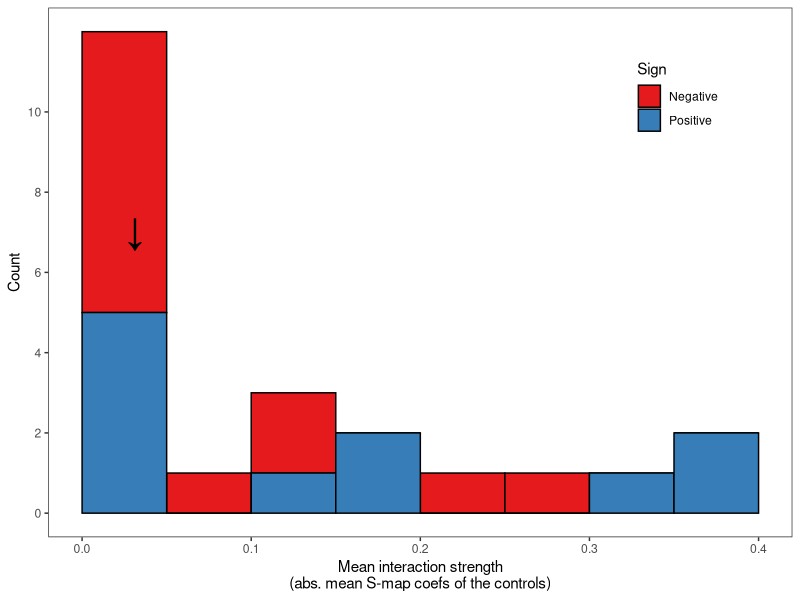
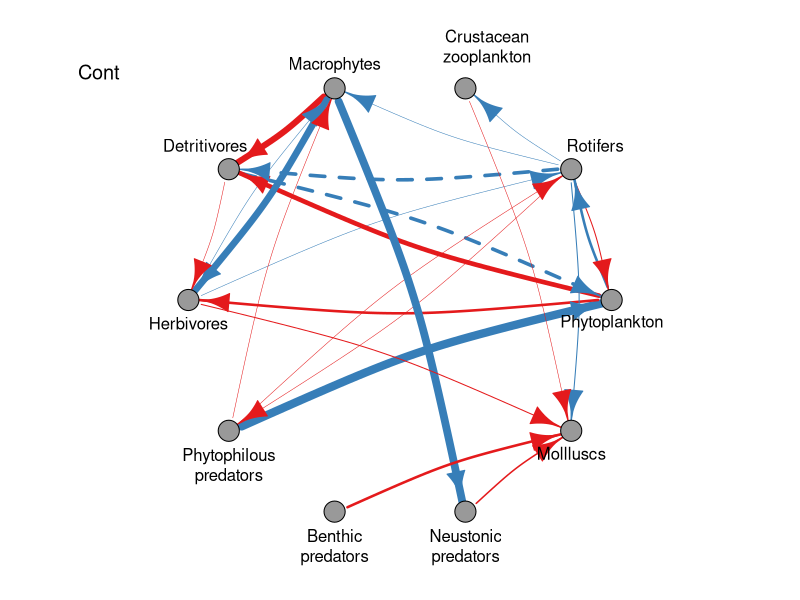
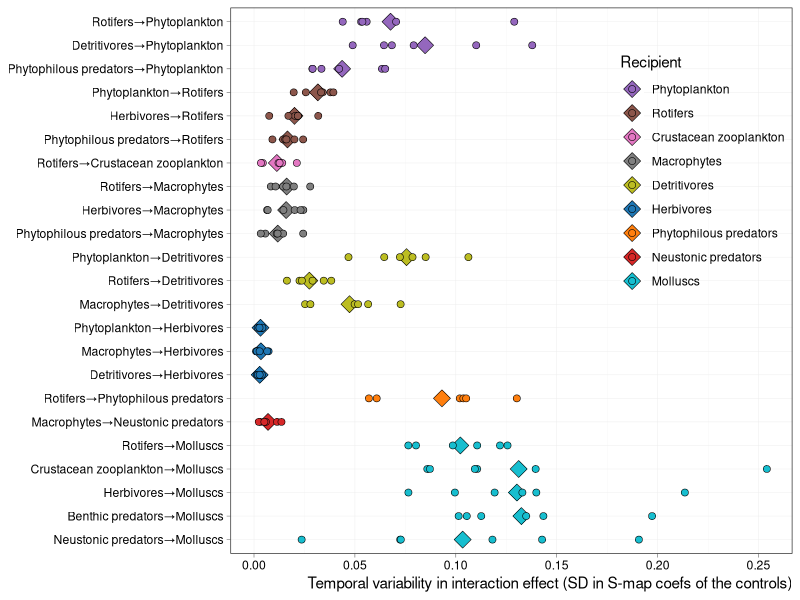

Recreate these plots in R, in order. (Note: this script raises an error after producing the figures.)
## ---- chunk 1
knitr::opts_chunk$set(echo = TRUE)
## ---- chunk 2
sessionInfo() #save session information (R version 3.6.3 (2020))
library(ggplot2); packageVersion("ggplot2") #3.3.2
library(dplyr); packageVersion("dplyr") #1.0.2
library(tidyr); packageVersion("tidyr") #1.1.2
library(patchwork); packageVersion("patchwork") #1.1.1
library(igraph); packageVersion("igraph") #1.2.6
library(RColorBrewer); packageVersion("RColorBrewer") #1.1.2
library(ggsci); packageVersion("ggsci") #2.9
## ---- chunk 3
all_multsmap_coefs <- read.csv("./processed_data/all_regulsmap_coefs240123.csv")
all_Ts <- read.csv("./processed_data/all_Ts240123.csv")

head(all_multsmap_coefs)
head(all_Ts)

all_multsmap_coefs$Recipient <- 
  factor(all_multsmap_coefs$Recipient, 
         levels=unique(all_multsmap_coefs$Recipient))
all_multsmap_coefs$Donor <- 
  factor(all_multsmap_coefs$Donor, 
         levels=c("Phytopla1", "Phytopla1_1", "Roti1", "Roti1_1", "Roti1_2", 
                  "Zoopla1", "Zoopla1_1", "Zoopla1_2", "Zoopla1_3", "Zoopla1_4", 
                  "Mp1", "Mp1_1", "Det1", "Herb1", "Herb1_1", "Herb1_2", 
                  "Pred.P1", "Pred.P1_1", "Pred.P1_2", "Pred.P1_3", "Pred.B1", 
                  "Pred.S1", "Pred.S1_1", "Pred.S1_2", "Pred.S1_3", "Moll1", "0"))
all_multsmap_coefs$Treatment <- factor(all_multsmap_coefs$Treatment, levels=c("Cont", "Fipro", "Pent", "Joint"))
all_multsmap_coefs <- 
  all_multsmap_coefs %>%
  unite(col="Recipient_Donor", Recipient, Donor, remove=FALSE) %>%
  mutate(Recipient_Donor=factor(Recipient_Donor,
                                levels=c("Phytopla1_Roti1", 
                                         "Phytopla1_Det1", 
                                         "Phytopla1_Pred.P1", 
                                         "Roti1_Phytopla1",
                                         "Roti1_Herb1",
                                         "Roti1_Pred.P1",
                                         "Zoopla1_Roti1",
                                         "Mp1_Roti1",
                                         "Mp1_Herb1",
                                         "Mp1_Pred.P1",
                                         "Det1_Phytopla1",
                                         "Det1_Roti1",
                                         "Det1_Mp1",
                                         "Herb1_Phytopla1",
                                         "Herb1_Mp1",
                                         "Herb1_Det1",
                                         "Pred.P1_Roti1",
                                         "Pred.S1_Mp1",
                                         "Moll1_Roti1",
                                         "Moll1_Zoopla1",
                                         "Moll1_Herb1",
                                         "Moll1_Pred.B1",
                                         "Moll1_Pred.S1"
                                )))
## ---- chunk 4
all_multsmap_coefs_YTsmrz <- #mean and sd of smap coefs per year per tank
  all_multsmap_coefs %>%
  group_by(Treatment, Recipient, Donor, r_d, Recipient_Donor, Year, Tank) %>%
  summarise(smap_coef_mean=mean(smap_coef, na.rm=TRUE), 
            smap_coef_SD=sd(smap_coef, na.rm=TRUE))

all_multsmap_coefs_Osmrz <-  #averaging over years and tanks
  all_multsmap_coefs_YTsmrz %>%
  group_by(Treatment, Recipient, Donor, r_d, Recipient_Donor) %>%
  summarise(smap_coef=mean(smap_coef_mean, na.rm=TRUE), 
            smap_coef_SD=mean(smap_coef_SD, na.rm=TRUE))

all_multsmap_coefs_YTsmrz_intersp <- #extract interspecific effects
  all_multsmap_coefs_YTsmrz %>%
  separate(Donor, into=c("Donor_", "delay"), sep="_", remove=FALSE) %>%
  filter(Recipient!=Donor_ & r_d!="c_0") %>% #omit intraspecific effects and intercepts
  select(-Donor_, - delay)

all_multsmap_coefs_Osmrz_intersp <- #extract interspecific effects
  all_multsmap_coefs_Osmrz %>%
  separate(Donor, into=c("Donor_", "delay"), sep="_", remove=FALSE) %>%
  filter(Recipient!=Donor_ & r_d!="c_0") %>% #omit intraspecific effects and intercepts
  select(-Donor_, - delay)

all_multsmap_coefs_Osmrz_intersp_abs <- #add absolute values of s-map coefs and their signs
  all_multsmap_coefs_Osmrz_intersp %>%
  mutate(Sign=ifelse(smap_coef>0, "Positive", "Negative"), abs_smap_coef=abs(smap_coef)) %>%
  arrange(Treatment, Recipient, Donor) # not necessary

f_labels <- data.frame(Treatment=c("Cont", "Fipro", "Pent", "Joint"), #median of mean interaction strength
                       label=rep("↓", times=4), 
                       x=tapply(all_multsmap_coefs_Osmrz_intersp_abs$abs_smap_coef, 
                                all_multsmap_coefs_Osmrz_intersp_abs$Treatment, 
                                function(x) median(x, na.rm=TRUE)), 
                       y=rep(7, times=4))

histogram.cont.fig <- #extract and process control data
  filter(all_multsmap_coefs_Osmrz_intersp_abs, Treatment=="Cont") %>%
  ggplot(.) +
  geom_histogram(position="stack", binwidth=0.05, boundary=0, closed="left", color="black", mapping=aes(x=abs_smap_coef, fill=Sign)) +
  scale_x_continuous(name="Mean interaction strength\n(abs. mean S-map coefs of the controls)") + 
  scale_y_continuous(breaks=seq(0, 10, 2), name="Count") + 
  geom_text(data=f_labels[1,], aes(label=label, x=x, y=y), size=10) + 
  scale_fill_brewer(palette="Set1") +
  theme_test() + 
  theme(legend.position=c(0.9, 0.9), legend.justification=c(1, 1))
histogram.cont.fig
## ---- chunk 5
library(igraph)

palSet1 <- brewer.pal(9, "Set1")

IS.Tr.mean <- all_multsmap_coefs_Osmrz_intersp_abs

g1 <- graph(edges=c(2,1, 5,1, 7,1, 
                    1,2, 6,2, 7,2, 
                    2,3, 
                    2,4, 6,4, 7,4, 
                    1,5, 2,5, 4,5,
                    1,6, 4,6, 5,6, 
                    2,7, 
                    4,9,
                    2,10, 3,10, 6,10, 8,10, 9,10), n=10, directed=T)

V(g1)$name <- c("Phytoplankton", "Rotifers", "Crustacean\nzooplankton", "Macrophytes", "Detritivores", 
                "Herbivores", "Phytophilous\npredators", 
                "Benthic\npredators", "Neustonic\npredators", "Mollluscs") #save nodes' names
l <- layout_in_circle(g1) #layout in circle

par(mar=c(3, 3, 3, 3), family="sans")
plot(g1, layout=l, vertex.label.family="sans", vertex.color=8, vertex.size=10, 
     vertex.label.color="black",
     edge.lty=c(1, 2, 1, 
                1, 1, 1,
                1, 
                1, 1, 1, 
                1, 2, 1, 
                1, 1, 1, 
                1, 
                1, 
                1, 1, 1, 1, 1), 
     edge.color=c(ifelse(subset(IS.Tr.mean, Treatment=="Cont")[,"Sign"]=="Positive", palSet1[2], palSet1[1])), 
     edge.curved=0.1, 
     edge.width=seq(0.5, 8, 0.5)[cut(as.numeric(subset(IS.Tr.mean, Treatment=="Cont")$abs_smap_coef*20), 
                                     labels=seq(0.5, 8, 0.5), 
                                     breaks=seq(0, 8, 0.5), 
                                     right=TRUE)], 
     edge.arrow.size=1.5, 
     vertex.label.dist=c(1.5, 2.2, 3.1, 1.5, 2.2, 1.5, 2.2, 2.2, 2.2, 1.5), 
     vertex.label.degree=c(pi/2, -pi/4, -7*pi/20, -pi/2, -3*pi/4, pi/2, pi/2, pi/2, pi/2, pi/2))
legend("topleft", legend="Cont", bty="n", x.intersp=0, y.intersp=0, cex=1.2)

## ---- chunk 6
theme_custom <- function() { #change black labels
  theme_bw() + 
    theme(axis.text=element_text(colour="black"), 
          panel.border=element_rect(fill=NA, 
                                    colour="black", size=rel(0.8)), 
          line=element_line(size=0.15))
}

map_RD <- #軸ラベル
  c("Phytopla1_Roti1"="Rotifers→Phytoplankton", 
    "Phytopla1_Det1"="Detritivores→Phytoplankton", 
    "Phytopla1_Pred.P1"="Phytophilous predators→Phytoplankton", 
    "Roti1_Phytopla1"="Phytoplankton→Rotifers", 
    "Roti1_Herb1"="Herbivores→Rotifers", 
    "Roti1_Pred.P1"="Phytophilous predators→Rotifers", 
    "Zoopla1_Roti1"="Rotifers→Crustacean zooplankton", 
    "Mp1_Roti1"="Rotifers→Macrophytes", 
    "Mp1_Herb1"="Herbivores→Macrophytes", 
    "Mp1_Pred.P1"="Phytophilous predators→Macrophytes", 
    "Det1_Phytopla1"="Phytoplankton→Detritivores", 
    "Det1_Roti1"="Rotifers→Detritivores", 
    "Det1_Mp1"="Macrophytes→Detritivores", 
    "Herb1_Phytopla1"="Phytoplankton→Herbivores", 
    "Herb1_Mp1"="Macrophytes→Herbivores", 
    "Herb1_Det1"="Detritivores→Herbivores", 
    "Pred.P1_Roti1"="Rotifers→Phytophilous predators",
    "Pred.S1_Mp1"="Macrophytes→Neustonic predators", 
    "Moll1_Roti1"="Rotifers→Molluscs", 
    "Moll1_Zoopla1"="Crustacean zooplankton→Molluscs", 
    "Moll1_Herb1"="Herbivores→Molluscs", 
    "Moll1_Pred.B1"="Benthic predators→Molluscs", 
    "Moll1_Pred.S1"="Neustonic predators→Molluscs", 
    "NA"="NA"
  )

map_Recipient <- #legend label
  c(Phytopla1="Phytoplankton",
    Roti1="Rotifers", 
    Zoopla1="Crustacean zooplankton",
    Mp1="Macrophytes", 
    Det1="Detritivores", 
    Herb1="Herbivores", 
    Pred.P1="Phytophilous predators", 
    Pred.B1="Benthic predators", 
    Pred.S1="Neustonic predators", 
    Moll1="Molluscs",
    "NA"="NA"
  )

IS.indices_ggplot2 <- #data processing
  all_multsmap_coefs_YTsmrz_intersp %>%
  mutate(RD=map_RD[as.character(Recipient_Donor)], 
         Recipient=factor(map_Recipient[as.character(Recipient)], 
                          levels=c("Phytoplankton", 
                                   "Rotifers", 
                                   "Crustacean zooplankton", 
                                   "Macrophytes", 
                                   "Detritivores", 
                                   "Herbivores", 
                                   "Phytophilous predators", 
                                   "Benthic predators", 
                                   "Neustonic predators", 
                                   "Molluscs")))

IS.indices_ggplot2_mean <- #data processing
  na.omit(IS.indices_ggplot2) %>%
  group_by(Treatment, RD, Recipient) %>%
  summarise(smap_coef_SD=mean(smap_coef_SD)) %>%
  filter(Treatment=="Cont")

tempvar <- #draw sd fig
  ggplot(IS.indices_ggplot2_mean, aes(x=smap_coef_SD, y=RD)) + 
  geom_point(aes(fill=Recipient), shape=23, size=4.4, stroke=0.3) + 
  theme_custom() + 
  theme(axis.title.y=element_blank(), 
        legend.position=c(1, 0.93), legend.justification=c(1, 1), 
        legend.background=element_rect(fill=NA, colour=NA), 
        axis.title.x=element_text(hjust=1)) + 
  scale_x_continuous(name="Temporal variability in interaction effect (SD in S-map coefs of the controls)") +
  scale_y_discrete(
    limits=rev(c("Rotifers→Phytoplankton", 
                 "Detritivores→Phytoplankton", 
                 "Phytophilous predators→Phytoplankton", 
                 "Phytoplankton→Rotifers", 
                 "Herbivores→Rotifers", 
                 "Phytophilous predators→Rotifers", 
                 "Rotifers→Crustacean zooplankton", 
                 "Rotifers→Macrophytes", 
                 "Herbivores→Macrophytes", 
                 "Phytophilous predators→Macrophytes", 
                 "Phytoplankton→Detritivores", 
                 "Rotifers→Detritivores", 
                 "Macrophytes→Detritivores", 
                 "Phytoplankton→Herbivores", 
                 "Macrophytes→Herbivores", 
                 "Detritivores→Herbivores", 
                 "Rotifers→Phytophilous predators",
                 "Macrophytes→Neustonic predators", 
                 "Rotifers→Molluscs", 
                 "Crustacean zooplankton→Molluscs", 
                 "Herbivores→Molluscs", 
                 "Benthic predators→Molluscs", 
                 "Neustonic predators→Molluscs"
    ))) +
  geom_point(filter(na.omit(IS.indices_ggplot2), Treatment=="Cont"), 
             mapping=aes(x=smap_coef_SD, y=RD, fill=Recipient), size=2.2, shape=21, stroke=0.3) +
  scale_fill_manual(values=(pal_d3(palette="category10")(10))[c(5:9, 1:2, 4, 10)])
tempvar

## ---- chunk 7
palSet1 <- brewer.pal(9, "Set1")

g1 <- graph(edges=c(2,1, 5,1, 7,1, 
                    1,2, 6,2, 7,2, 
                    2,3, 
                    2,4, 6,4, 7,4, 
                    1,5, 2,5, 4,5,
                    1,6, 4,6, 5,6, 
                    2,7, 
                    4,9,
                    2,10, 3,10, 6,10, 8,10, 9,10), n=10, directed=T)

V(g1)$name <- c("Phytoplankton", "Rotifers", "Crustacean\nzooplankton", "Macrophytes", "Detritivores", 
                "Herbivores", "Phytophilous\npredators", 
                "Benthic\npredators", "Neustonic\npredators", "Mollluscs") #save nodes' names
l <- layout_in_circle(g1) #layout in circle

panel1 <- function(x) {par(mar=c(3, 3, 3, 3), family="sans", cex=0.8, las=1)
  plot(x, layout=l, vertex.label.family="sans", vertex.color=8, vertex.size=10, 
       vertex.label.color="black",
       edge.lty=c(1, 2, 1, 
                  1, 1, 1,
                  1, 
                  1, 1, 1, 
                  1, 2, 1, 
                  1, 1, 1, 
                  1, 
                  1, 
                  1, 1, 1, 1, 1), 
       edge.color=c(ifelse(subset(IS.Tr.mean, Treatment=="Cont")[,"Sign"]=="Positive", palSet1[2], palSet1[1])), 
       edge.curved=0.1, 
       edge.width=seq(0.5, 8, 0.5)[cut(as.numeric(subset(IS.Tr.mean, Treatment=="Cont")$abs_smap_coef*20), 
                                       labels=seq(0.5, 8, 0.5), 
                                       breaks=seq(0, 8, 0.5), 
                                       right=TRUE)], 
       edge.arrow.size=1.2, 
       vertex.label.dist=c(1.5, 2.2, 3.1, 1.5, 2.2, 1.5, 2.2, 2.2, 2.2, 1.5), 
       vertex.label.degree=c(pi/2, -pi/4, -7*pi/20, -pi/2, -3*pi/4, pi/2, pi/2, pi/2, pi/2, pi/2))
}


fig3abc.ggplot2 <- 
  wrap_elements(full=~panel1(g1)) + 
  histogram.cont.fig + plot_layout(ncol=1, heights=c(0.7, 0.3)) - 
  tempvar + 
  plot_annotation(tag_levels='a') & theme(plot.tag=element_text(face="bold"))

plot(fig3abc.ggplot2)
## ---- chunk 8
all_multsmap_coefs_intersp <- 
  all_multsmap_coefs %>%
  separate(Donor, into=c("Donor_", "delay"), sep="_", remove=FALSE) %>% 
  filter(Recipient!=Donor_ & r_d!="c_0") %>% #omit intraspecific effects and intercepts
  select(-Donor_, - delay)%>% #omit unnecessary columns
  unite("Year_Tank", Year, Tank, remove=FALSE) %>%
  ungroup(.)

all_multsmap_coefs_intersp_ab <- left_join(mutate(all_multsmap_coefs_intersp, Year=as.character(Year)), all_Ts)

ddepend_lmres_list <-
  all_multsmap_coefs_intersp_ab %>%
  split(., f=.$Recipient_Donor) %>%
  lapply(function(data) as.data.frame(summary(lm(smap_coef ~ scAbundance, data))$coefficients))

ddepend_aovres_list <-
  all_multsmap_coefs_intersp_ab %>%
  split(., f=.$Recipient_Donor) %>%
  lapply(function(data) summary(aov(smap_coef ~ scAbundance, data)))

ddepend_lmres <-
  ddepend_lmres_list %>% do.call(rbind, .) %>%
  mutate(Recipient_Donor=rep(names(ddepend_lmres_list), each=2),
         Source=rep(c("Intercept", "scAbundance"), times=nrow(.)/2))

ddepend_lmres <- 
  ddepend_lmres %>%
  separate(Recipient_Donor, into=c("Recipient", "Donor"), sep="_") %>%
  filter(Source=="scAbundance") %>%
  mutate(SignDD=ifelse(Estimate>0, "PositiveDD", "NegativeDD"))
## ---- chunk 9
theme_set(theme_test())

dumdata <- 
  mutate(cbind(unite(ddepend_lmres, col="Recipient_Donor", Recipient, Donor), scAbundance=0, smap_coef=0), 
         Recipient_Donor=factor(Recipient_Donor, levels=unite(arrange(.data=ddepend_lmres, Estimate), col="Recipient_Donor", Recipient, Donor)$Recipient_Donor))

strip.labs <- 
  c("Roti→Phyt", 
    "Deti→Phyt", 
    "P.pred→Phyt", 
    "Phyt→Roti", 
    "Herb→Roti", 
    "P.pred→Roti", 
    "Roti→C.zoop", 
    "Roti→Macr", 
    "Herb→Macr", 
    "P.pred→Macr", 
    "Phyt→Detr", 
    "Roti→Detr", 
    "Macr→Detr", 
    "Phyt→Herb", 
    "Macr→Herb", 
    "Detr→Herb", 
    "Roti→P.pred",
    "Macr→N.pred", 
    "Roti→Moll", 
    "C.zoop→Moll", 
    "Herb→Moll", 
    "B.pred→Moll", 
    "N.pred→Moll"
  )
names(strip.labs) <- as.character(levels(all_multsmap_coefs$Recipient_Donor))

gg1_ <- all_multsmap_coefs_intersp_ab %>% 
  #  mutate(Recipient_Donor=factor(Recipient_Donor, levels=unite(arrange(.data=ddepend_lmres, Estimate), col="Recipient_Donor", Recipient, Donor)$Recipient_Donor)) %>%
  ggplot(aes(x=scAbundance, y=smap_coef)) + 
  facet_wrap(~Recipient_Donor, labeller=labeller(Recipient_Donor=strip.labs), ncol=8) + 
  geom_smooth(method="lm", color="black", size=1) + 
  geom_hline(yintercept=0, linetype=2) + 
  geom_point(alpha=0.3, size=0.01) +
  geom_rect(data=dumdata, aes(fill=SignDD), alpha=0.2, xmin=-Inf, xmax=Inf, ymin=-Inf, ymax=Inf) +
  scale_x_continuous(name="Recipient standardized density") +
  scale_y_continuous(name="Interaction effect (S-map coef)") + 
  scale_fill_discrete(name="Direction of IDD", labels=c("Negative IDD", "Positive IDD"))
gg1_
## ---- chunk 10
fig3.ggplot2_2 <- 
  fig3abc.ggplot2 - gg1_ + plot_layout(nrow=2) + 
  plot_annotation(tag_levels='a') & theme(plot.tag=element_text(face="bold"), text=element_text(size=14))

#windows(rescale="fixed", width=14, height=12)
plot(fig3.ggplot2_2)
ggsave("./figs/fig3.ggplot2.pdf", width=14, height=12, device=cairo_pdf, unit="in")
